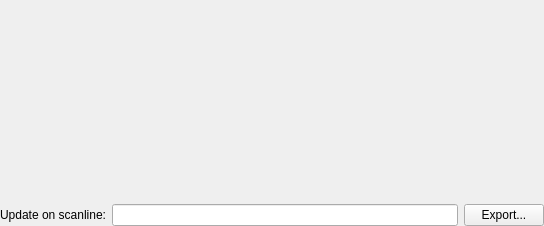
<?xml version="1.0" encoding="UTF-8"?>
<ui version="4.0">
 <class>CHRROMDisplayDialog</class>
 <widget class="QWidget" name="CHRROMDisplayDialog">
  <property name="geometry">
   <rect>
    <x>0</x>
    <y>0</y>
    <width>544</width>
    <height>226</height>
   </rect>
  </property>
  <property name="windowTitle">
   <string>Dialog</string>
  </property>
  <layout class="QGridLayout" name="gridLayout">
   <property name="margin">
    <number>0</number>
   </property>
   <property name="spacing">
    <number>0</number>
   </property>
   <item row="3" column="0" colspan="4">
    <widget class="QFrame" name="window">
     <property name="lineWidth">
      <number>0</number>
     </property>
     <layout class="QGridLayout" name="gridLayout_3">
      <property name="horizontalSpacing">
       <number>6</number>
      </property>
      <property name="verticalSpacing">
       <number>0</number>
      </property>
      <property name="margin">
       <number>0</number>
      </property>
      <item row="1" column="1">
       <widget class="QLineEdit" name="updateScanline"/>
      </item>
      <item row="1" column="0">
       <widget class="QLabel" name="label_3">
        <property name="text">
         <string>Update on scanline:</string>
        </property>
       </widget>
      </item>
      <item row="1" column="2">
       <widget class="QPushButton" name="exportPushButton">
        <property name="text">
         <string>  Export...  </string>
        </property>
       </widget>
      </item>
      <item row="0" column="0" colspan="3">
       <layout class="QGridLayout" name="gridLayout_5">
        <property name="spacing">
         <number>0</number>
        </property>
        <item row="0" column="0" colspan="2">
         <widget class="QFrame" name="frame">
          <property name="sizePolicy">
           <sizepolicy hsizetype="Preferred" vsizetype="Expanding">
            <horstretch>0</horstretch>
            <verstretch>0</verstretch>
           </sizepolicy>
          </property>
          <property name="mouseTracking">
           <bool>true</bool>
          </property>
          <property name="frameShape">
           <enum>QFrame::NoFrame</enum>
          </property>
          <property name="frameShadow">
           <enum>QFrame::Sunken</enum>
          </property>
          <layout class="QGridLayout" name="gridLayout_2">
           <property name="margin">
            <number>0</number>
           </property>
           <property name="spacing">
            <number>0</number>
           </property>
          </layout>
         </widget>
        </item>
       </layout>
      </item>
     </layout>
    </widget>
   </item>
  </layout>
 </widget>
 <resources/>
 <connections/>
</ui>
